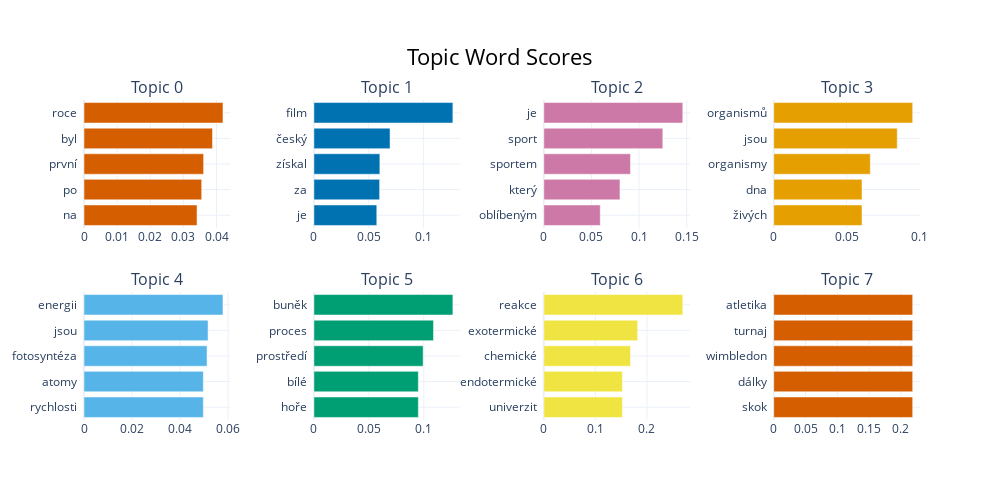

The cell this chart's notebook holds for it:
### Code cell
model.visualize_barchart(top_n_topics=10)

### Figure 1 — Plotly figure (JSON) as saved in the notebook; plotly's stock layout.template omitted (floating-point values rounded to 4 significant figures)
{"data": [{"marker": {"color": "#D55E00"}, "orientation": "h", "type": "bar", "x": [0.03411, 0.03552, 0.0361, 0.03878, 0.04194], "xaxis": "x", "y": ["na  ", "po  ", "první  ", "byl  ", "roce  "], "yaxis": "y"}, {"marker": {"color": "#0072B2"}, "orientation": "h", "type": "bar", "x": [0.05744, 0.06003, 0.06024, 0.06954, 0.1269], "xaxis": "x2", "y": ["je  ", "za  ", "získal  ", "český  ", "film  "], "yaxis": "y2"}, {"marker": {"color": "#CC79A7"}, "orientation": "h", "type": "bar", "x": [0.05925, 0.07991, 0.09093, 0.1249, 0.1458], "xaxis": "x3", "y": ["oblíbeným  ", "který  ", "sportem  ", "sport  ", "je  "], "yaxis": "y3"}, {"marker": {"color": "#E69F00"}, "orientation": "h", "type": "bar", "x": [0.06054, 0.06054, 0.06624, 0.08473, 0.09531], "xaxis": "x4", "y": ["živých  ", "dna  ", "organismy  ", "jsou  ", "organismů  "], "yaxis": "y4"}, {"marker": {"color": "#56B4E9"}, "orientation": "h", "type": "bar", "x": [0.04969, 0.04969, 0.05123, 0.05166, 0.05787], "xaxis": "x5", "y": ["rychlosti  ", "atomy  ", "fotosyntéza  ", "jsou  ", "energii  "], "yaxis": "y5"}, {"marker": {"color": "#009E73"}, "orientation": "h", "type": "bar", "x": [0.095, 0.095, 0.09938, 0.1088, 0.1264], "xaxis": "x6", "y": ["hoře  ", "bílé  ", "prostředí  ", "proces  ", "buněk  "], "yaxis": "y6"}, {"marker": {"color": "#F0E442"}, "orientation": "h", "type": "bar", "x": [0.1524, 0.1524, 0.1681, 0.182, 0.2695], "xaxis": "x7", "y": ["univerzit  ", "endotermické  ", "chemické  ", "exotermické  ", "reakce  "], "yaxis": "y7"}, {"marker": {"color": "#D55E00"}, "orientation": "h", "type": "bar", "x": [0.2185, 0.2185, 0.2185, 0.2185, 0.2185], "xaxis": "x8", "y": ["skok  ", "dálky  ", "wimbledon  ", "turnaj  ", "atletika  "], "yaxis": "y8"}], "layout": {"annotations": [{"font": {"size": 16}, "showarrow": false, "text": "Topic 0", "x": 0.0875, "xanchor": "center", "xref": "paper", "y": 1, "yanchor": "bottom", "yref": "paper"}, {"font": {"size": 16}, "showarrow": false, "text": "Topic 1", "x": 0.3625, "xanchor": "center", "xref": "paper", "y": 1, "yanchor": "bottom", "yref": "paper"}, {"font": {"size": 16}, "showarrow": false, "text": "Topic 2", "x": 0.6375, "xanchor": "center", "xref": "paper", "y": 1, "yanchor": "bottom", "yref": "paper"}, {"font": {"size": 16}, "showarrow": false, "text": "Topic 3", "x": 0.9125, "xanchor": "center", "xref": "paper", "y": 1, "yanchor": "bottom", "yref": "paper"}, {"font": {"size": 16}, "showarrow": false, "text": "Topic 4", "x": 0.0875, "xanchor": "center", "xref": "paper", "y": 0.4, "yanchor": "bottom", "yref": "paper"}, {"font": {"size": 16}, "showarrow": false, "text": "Topic 5", "x": 0.3625, "xanchor": "center", "xref": "paper", "y": 0.4, "yanchor": "bottom", "yref": "paper"}, {"font": {"size": 16}, "showarrow": false, "text": "Topic 6", "x": 0.6375, "xanchor": "center", "xref": "paper", "y": 0.4, "yanchor": "bottom", "yref": "paper"}, {"font": {"size": 16}, "showarrow": false, "text": "Topic 7", "x": 0.9125, "xanchor": "center", "xref": "paper", "y": 0.4, "yanchor": "bottom", "yref": "paper"}], "height": 500, "hoverlabel": {"bgcolor": "white", "font": {"family": "Rockwell", "size": 16}}, "showlegend": false, "title": {"font": {"color": "Black", "size": 22}, "text": "Topic Word Scores", "x": 0.5, "xanchor": "center", "yanchor": "top"}, "width": 1000, "xaxis": {"anchor": "y", "domain": [0, 0.175], "showgrid": true}, "xaxis2": {"anchor": "y2", "domain": [0.275, 0.45], "showgrid": true}, "xaxis3": {"anchor": "y3", "domain": [0.55, 0.725], "showgrid": true}, "xaxis4": {"anchor": "y4", "domain": [0.825, 1], "showgrid": true}, "xaxis5": {"anchor": "y5", "domain": [0, 0.175], "showgrid": true}, "xaxis6": {"anchor": "y6", "domain": [0.275, 0.45], "showgrid": true}, "xaxis7": {"anchor": "y7", "domain": [0.55, 0.725], "showgrid": true}, "xaxis8": {"anchor": "y8", "domain": [0.825, 1], "showgrid": true}, "yaxis": {"anchor": "x", "domain": [0.6, 1], "showgrid": true}, "yaxis2": {"anchor": "x2", "domain": [0.6, 1], "showgrid": true}, "yaxis3": {"anchor": "x3", "domain": [0.6, 1], "showgrid": true}, "yaxis4": {"anchor": "x4", "domain": [0.6, 1], "showgrid": true}, "yaxis5": {"anchor": "x5", "domain": [0, 0.4], "showgrid": true}, "yaxis6": {"anchor": "x6", "domain": [0, 0.4], "showgrid": true}, "yaxis7": {"anchor": "x7", "domain": [0, 0.4], "showgrid": true}, "yaxis8": {"anchor": "x8", "domain": [0, 0.4], "showgrid": true}}}
